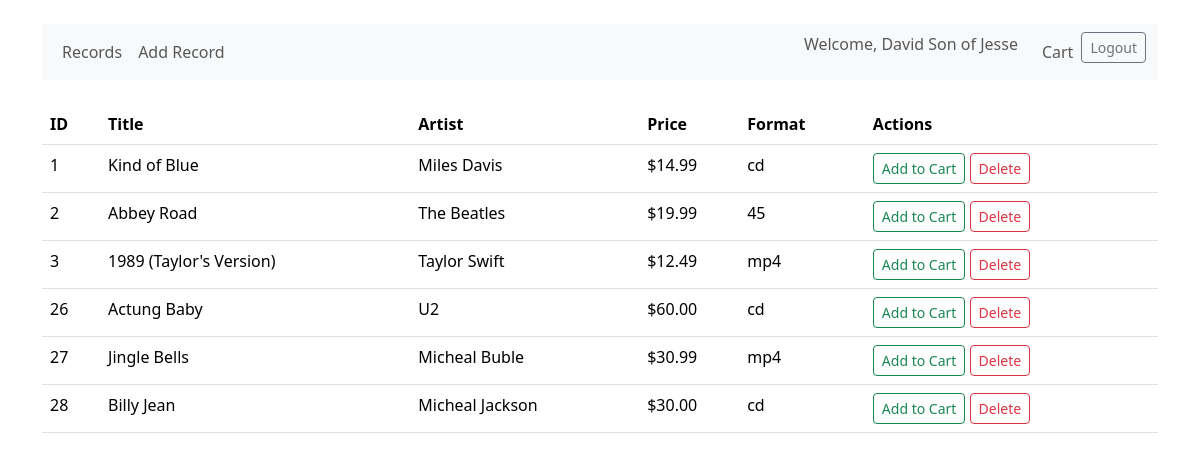
The page / (signed in) on the database its author committed.
### tables this page shows
CREATE TABLE `records` (
  `id` int NOT NULL,
  `title` varchar(150) NOT NULL,
  `artist` varchar(120) NOT NULL,
  `price` decimal(8,2) NOT NULL DEFAULT '0.00',
  `format_id` int NOT NULL,
  `genre_id` int DEFAULT NULL,
  `created_at` timestamp NULL DEFAULT CURRENT_TIMESTAMP
);

CREATE TABLE `formats` (
  `id` int NOT NULL,
  `name` varchar(50) NOT NULL
);

### data/functions.php (called while the page is built, shortened)
<?php
function records_all(): array
{
    $pdo = get_pdo();
    $stmt = $pdo->prepare("
        SELECT r.title, r.artist, r.price, f.name, r.id
        FROM records AS r
        JOIN formats AS f ON f.id = r.format_id
    ");
    $stmt->execute();
    return $stmt->fetchAll();
}

### partials/records-list.php (the view, shortened to what this page needs)
<?php
$rows = records_all();
?>
<table class="table">
    <thead>
        <th>ID</th>
        <th>Title</th>
        <th>Artist</th>
        <th style="width:100px;">Price</th>
        <th>Format</th>
        <th>Actions</th>
    </thead>
    <tbody>
        <?php if (count($rows) > 0): ?>
            <?php foreach ($rows as $r): ?>
                <tr>
                    <td><?= htmlspecialchars($r['id']) ?></td>
                    <td><?= htmlspecialchars($r['title']) ?></td>
                    <td><?= htmlspecialchars($r['artist']) ?></td>
                    <td>$<?= number_format((float)$r['price'], 2) ?></td>
                    <td><?= htmlspecialchars($r['name']) ?></td>
                    <td>
                        <form method="post" class="d-inline">
                            <button class="btn btn-sm btn-outline-success">Add to Cart</button>
                        </form>
                        <form method="post" class="d-inline" onsubmit="return confirm('Delete this record?');">
                            <button class="btn btn-sm btn-outline-danger">Delete</button>
                        </form>
                    </td>
                </tr>
            <?php endforeach; ?>
        <?php endif; ?>
    </tbody>
</table>

### index.php (shortened to what this page needs)
<?php
include __DIR__ . "/data/functions.php";
$view   = filter_input(INPUT_GET, 'view') ?: 'list';
?>
<!DOCTYPE html>
<html lang="en">
<head>
    <link href="https://cdn.jsdelivr.net/npm/bootstrap@5.3.8/dist/css/bootstrap.min.css" rel="stylesheet">
    <link rel="stylesheet" href="assets/styles.css">
</head>
<body class="container py-4">
    <?php include __DIR__ . '/components/nav.php'; ?>
    <br>
    <?php
    if ($view === 'login') {
        include __DIR__ . '/partials/login_form.php';
    }
    elseif ($view === 'register') {
        include __DIR__ . '/partials/register_form.php';
    }
    elseif ($view === 'cart') {
        include __DIR__ . '/partials/cart.php';
    }
    elseif ($view === 'checkout_success') {
        include __DIR__ . '/partials/checkout_success.php';
    }
    elseif ($view === 'list') {
        include __DIR__ . '/partials/records-list.php';
    }
    elseif ($view === 'create') {
        include __DIR__ . '/partials/record-form.php';
    }
    elseif ($view === 'created') {
        include __DIR__ . '/partials/record-created.php';
    }
    elseif ($view === 'deleted') {
        include __DIR__ . '/partials/record-deleted.php';
    }
    ?>
</body>
</html>

### components/nav.php (shortened to what this page needs)
<nav class="navbar navbar-expand-lg navbar-light bg-light">
  <div class="container-fluid">
    <ul class="navbar-nav me-auto">
      <li class="nav-item"><a class="nav-link" href="?view=list">Records</a></li>
      <li class="nav-item"><a class="nav-link" href="?view=create">Add Record</a></li>
    </ul>
    <ul class="navbar-nav ms-auto">
      <?php if (!empty($_SESSION['user_id'])): ?>
        <li class="nav-item">
          <span class="navbar-text me-3">Welcome, <?= htmlspecialchars($_SESSION['full_name']) ?></span>
        </li>
        <li class="nav-item"><a class="nav-link" href="?view=cart">Cart</a></li>
        <li class="nav-item">
          <form method="post">
            <button class="btn btn-sm btn-outline-secondary">Logout</button>
          </form>
        </li>
      <?php else: ?>
        <li class="nav-item"><a class="nav-link" href="?view=login">Login</a></li>
        <li class="nav-item"><a class="nav-link" href="?view=register">Register</a></li>
      <?php endif; ?>
    </ul>
  </div>
</nav>

### rows shown on the page
records: id "1", title "Kind of Blue", artist "Miles Davis", price "14.99", format.name "cd"
records: id "2", title "Abbey Road", artist "The Beatles", price "19.99", format.name "45"
records: id "3", title "1989 (Taylor's Version)", artist "Taylor Swift", price "12.49", format.name "mp4"
records: id "26", title "Actung Baby", artist "U2", price "60.00", format.name "cd"
records: id "27", title "Jingle Bells", artist "Micheal Buble", price "30.99", format.name "mp4"
records: id "28", title "Billy Jean", artist "Micheal Jackson", price "30.00", format.name "cd"

### other values the page prints
$_SESSION['full_name'] "David Son of Jesse"
